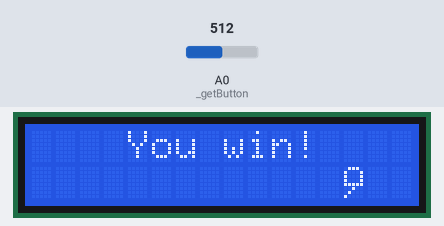
The sketch below on a simulated Arduino Uno, built with avr-gcc and run on an emulated ATmega328P. Parts: 16×2 character LCD. The test bench sets the inputs (shaded band); at power-on: A0 (_getButton) = 512. Random numbers use the default seed unless the sketch sets one.

Above: at 1.2 s.
1.3 s: A0 (_getButton) set to 0
At 1.36 s:
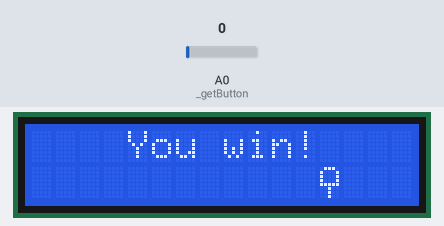
At 1.92 s:
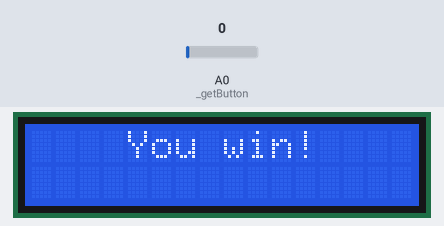
3.1 s: A0 (_getButton) set to 511
At 3.25 s:
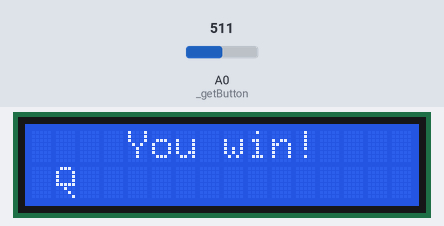

The sketch:

game.ino
```cpp
/* The player's goal is to make it to the hole. */

#include <LiquidCrystal.h>
LiquidCrystal lcd(8, 9, 4, 5, 6, 7);

// Animate the player character with these frames
byte frames[][8] = {
  {
    0b01110,
    0b10001,
    0b10001,
    0b10001,
    0b11111,
    0b00100,
    0b00010,
    0b00001
  }, {
    0b01110,
    0b10001,
    0b10001,
    0b10001,
    0b11111,
    0b00100,
    0b00100,
    0b00100
  }, {
    0b01110,
    0b10001,
    0b10001,
    0b10001,
    0b11111,
    0b00100,
    0b01000,
    0b10000
  }, {
    0b01110,
    0b10001,
    0b10001,
    0b10001,
    0b11111,
    0b00100,
    0b00100,
    0b00100
  }
};

const int numFrames = 4;

byte hole[] = {
  0b00000,
  0b01110,
  0b11111,
  0b11111,
  0b11111,
  0b01110,
  0b00000,
  0b00000
};

// Voltages for each button.
const int buttonValues[] = {1023, 740, 504, 327, 143, 0};
const int btnNone = 0;
const int btnSelect = 1;
const int btnLeft = 2;
const int btnDown = 3;
const int btnUp = 4;
const int btnRight = 5;

// 5 bit values. The lower 4 bits store the object's column, and the
// 5th bit stores the row.
int playerPos;
int holePos;

// Increments on each iteration of loop()
int counter = 0;

// Read a button value from A0
int _getButton() {
  int value = analogRead(A0);

  for (int i = 0; i < 6; i++) {
    if (abs(buttonValues[i] - value) <= 10) return i;
  }

  // Should never reach here
  return -1;
}

// Read and debounce a button value
int getButton() {
  int value1 = _getButton();
  if (value1 == btnNone) return btnNone;
  delay(10);

  int value2 = _getButton();
  // If value2 != value1, it could be the start of a different
  // button press, so we start over.
  return value1 == value2 ? value1 : getButton();
}

// The display is upside-down relative to the buttons, so the
// button labeled down is actually above the button labeled up.
// So we treat them as the opposite of what they're labeled.
void handleUp() {
  if (!(playerPos & 1 << 4)) {
    lcd.setCursor(playerPos & 0b1111, 0);
    lcd.print(" ");
    playerPos = playerPos | 0b10000;
  }
}

void handleDown() {
  if (playerPos & 1 << 4) {
    lcd.setCursor(playerPos & 0b1111, 1);
    lcd.print(" ");
    playerPos = playerPos & 0b01111;
  }
}

// Left and right are similarly reversed.
void handleLeft() {
  if ((playerPos & 0b1111) != 15) {
    lcd.setCursor(playerPos & 0b1111, playerPos >> 4);
    lcd.print(" ");
    playerPos++;
  }
}

void handleRight() {
  if ((playerPos & 0b1111) != 0) {
    lcd.setCursor(playerPos & 0b1111, playerPos >> 4);
    lcd.print(" ");
    playerPos--;
  }
}

void drawObject(int pos, bool isPlayer) {
  lcd.setCursor(pos & 0b1111, pos >> 4);
  lcd.write(isPlayer ? counter % 4 + 1 : numFrames + 1);
}

void setup() {
  randomSeed(analogRead(A1));

  lcd.begin(16, 2);
  for (int f = 0; f < numFrames; f++) lcd.createChar(f + 1, frames[f]);
  lcd.createChar(numFrames + 1, hole);

  playerPos = random(31);
  do {
    holePos = random(31);
  } while (holePos == playerPos);

  drawObject(holePos, false);
}

void loop() {
  int button = getButton();
  if (button == btnUp) handleUp();
  else if (button == btnDown) handleDown();
  else if (button == btnRight) handleRight();
  else if (button == btnLeft) handleLeft();

  if (playerPos == holePos) {
    lcd.setCursor(0, 0);
    lcd.print("    You win!    ");
    lcd.setCursor(0, 1);
    lcd.print("                ");
  } else {
    drawObject(playerPos, true);
  }

  counter = (counter + 1) % 4;
  delay(100);
}
```
